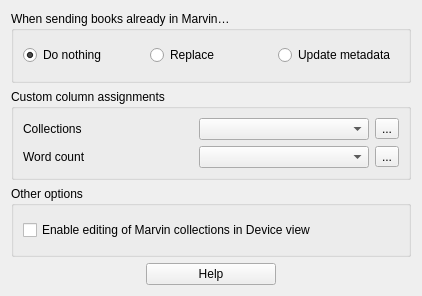
<?xml version="1.0" encoding="UTF-8"?>
<ui version="4.0">
 <class>Form</class>
 <widget class="QWidget" name="Form">
  <property name="geometry">
   <rect>
    <x>0</x>
    <y>0</y>
    <width>422</width>
    <height>296</height>
   </rect>
  </property>
  <property name="windowTitle">
   <string>Form</string>
  </property>
  <layout class="QGridLayout" name="gridLayout">
   <item row="2" column="0" colspan="3">
    <widget class="QGroupBox" name="collections_gb">
     <property name="toolTip">
      <string/>
     </property>
     <property name="title">
      <string>Custom column assignments</string>
     </property>
     <layout class="QGridLayout" name="gridLayout_3">
      <item row="0" column="0">
       <layout class="QGridLayout" name="gridLayout_2">
        <item row="0" column="1">
         <widget class="QComboBox" name="collections_comboBox"/>
        </item>
        <item row="0" column="2">
         <widget class="QToolButton" name="collections_wizard_tb">
          <property name="text">
           <string>...</string>
          </property>
         </widget>
        </item>
        <item row="0" column="0">
         <widget class="QLabel" name="label">
          <property name="text">
           <string>Collections</string>
          </property>
         </widget>
        </item>
        <item row="1" column="0">
         <widget class="QLabel" name="label_2">
          <property name="text">
           <string>Word count</string>
          </property>
         </widget>
        </item>
        <item row="1" column="1">
         <widget class="QComboBox" name="word_count_comboBox"/>
        </item>
        <item row="1" column="2">
         <widget class="QToolButton" name="word_count_wizard_tb">
          <property name="text">
           <string>...</string>
          </property>
         </widget>
        </item>
       </layout>
      </item>
     </layout>
    </widget>
   </item>
   <item row="0" column="0" colspan="3">
    <widget class="QGroupBox" name="update_policy_gb">
     <property name="toolTip">
      <string>&lt;!DOCTYPE HTML PUBLIC &quot;-//W3C//DTD HTML 4.0//EN&quot; &quot;http://www.w3.org/TR/REC-html40/strict.dtd&quot;&gt;
&lt;html&gt;&lt;head&gt;&lt;meta name=&quot;qrichtext&quot; content=&quot;1&quot; /&gt;&lt;style type=&quot;text/css&quot;&gt;
p, li { white-space: pre-wrap; }
&lt;/style&gt;&lt;/head&gt;&lt;body style=&quot; font-family:'Lucida Grande'; font-size:13pt; font-weight:400; font-style:normal;&quot;&gt;
&lt;p style=&quot; margin-top:0px; margin-bottom:0px; margin-left:0px; margin-right:0px; -qt-block-indent:0; text-indent:0px;&quot;&gt;&lt;span style=&quot; font-style:italic;&quot;&gt;Do nothing:&lt;/span&gt; Books already installed in Marvin will not be replaced or updated.&lt;/p&gt;
&lt;p style=&quot; margin-top:6px; margin-bottom:0px; margin-left:0px; margin-right:0px; -qt-block-indent:0; text-indent:0px;&quot;&gt;&lt;span style=&quot; font-style:italic;&quot;&gt;Replace:&lt;/span&gt; Books already installed in Marvin will be replaced with a new copy. All existing assets — annotations, bookmarks, Deep View content — will be deleted.&lt;/p&gt;
&lt;p style=&quot; margin-top:6px; margin-bottom:0px; margin-left:0px; margin-right:0px; -qt-block-indent:0; text-indent:0px;&quot;&gt;&lt;span style=&quot; font-style:italic;&quot;&gt;Update metadata:&lt;/span&gt; Books already installed in Marvin will receive updated metadata when sending the book from calibre.&lt;/p&gt;&lt;/body&gt;&lt;/html&gt;</string>
     </property>
     <property name="title">
      <string>When sending books already in Marvin…</string>
     </property>
     <layout class="QHBoxLayout" name="horizontalLayout_2">
      <item>
       <layout class="QHBoxLayout" name="horizontalLayout">
        <item>
         <widget class="QRadioButton" name="marvin_protect_rb">
          <property name="text">
           <string>Do nothing</string>
          </property>
          <property name="checked">
           <bool>true</bool>
          </property>
         </widget>
        </item>
        <item>
         <widget class="QRadioButton" name="marvin_replace_rb">
          <property name="text">
           <string>Replace</string>
          </property>
         </widget>
        </item>
        <item>
         <widget class="QRadioButton" name="marvin_update_rb">
          <property name="text">
           <string>Update metadata</string>
          </property>
         </widget>
        </item>
       </layout>
      </item>
     </layout>
    </widget>
   </item>
   <item row="3" column="0" colspan="3">
    <widget class="QGroupBox" name="other_gb">
     <property name="title">
      <string>Other options</string>
     </property>
     <layout class="QGridLayout" name="gridLayout_5">
      <item row="0" column="0">
       <layout class="QGridLayout" name="gridLayout_4">
        <item row="0" column="0">
         <widget class="QCheckBox" name="marvin_edit_collections_cb">
          <property name="text">
           <string>Enable editing of Marvin collections in Device view</string>
          </property>
         </widget>
        </item>
       </layout>
      </item>
     </layout>
    </widget>
   </item>
   <item row="4" column="0">
    <spacer name="horizontalSpacer_2">
     <property name="orientation">
      <enum>Qt::Horizontal</enum>
     </property>
     <property name="sizeType">
      <enum>QSizePolicy::Fixed</enum>
     </property>
     <property name="sizeHint" stdset="0">
      <size>
       <width>40</width>
       <height>20</height>
      </size>
     </property>
    </spacer>
   </item>
   <item row="4" column="1">
    <widget class="QPushButton" name="help_button">
     <property name="text">
      <string>Help</string>
     </property>
    </widget>
   </item>
   <item row="4" column="2">
    <spacer name="horizontalSpacer">
     <property name="orientation">
      <enum>Qt::Horizontal</enum>
     </property>
     <property name="sizeType">
      <enum>QSizePolicy::Fixed</enum>
     </property>
     <property name="sizeHint" stdset="0">
      <size>
       <width>40</width>
       <height>20</height>
      </size>
     </property>
    </spacer>
   </item>
  </layout>
 </widget>
 <resources/>
 <connections/>
</ui>
